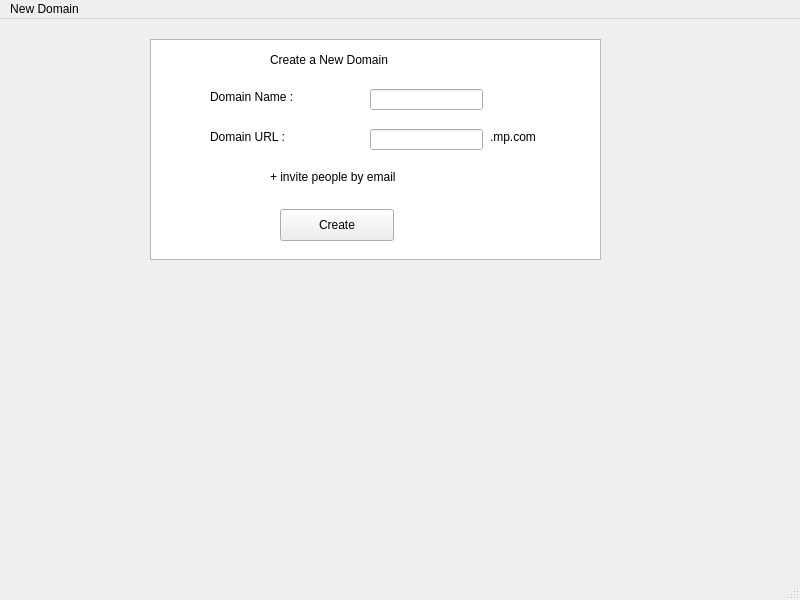
<?xml version="1.0" encoding="UTF-8"?>
<ui version="4.0">
 <class>NewDomain</class>
 <widget class="QMainWindow" name="NewDomain">
  <property name="geometry">
   <rect>
    <x>0</x>
    <y>0</y>
    <width>800</width>
    <height>600</height>
   </rect>
  </property>
  <property name="windowTitle">
   <string>MainWindow</string>
  </property>
  <widget class="QWidget" name="centralwidget">
   <widget class="QLabel" name="label">
    <property name="geometry">
     <rect>
      <x>270</x>
      <y>30</y>
      <width>141</width>
      <height>21</height>
     </rect>
    </property>
    <property name="text">
     <string>Create a New Domain</string>
    </property>
   </widget>
   <widget class="QLabel" name="label_2">
    <property name="geometry">
     <rect>
      <x>210</x>
      <y>70</y>
      <width>101</width>
      <height>16</height>
     </rect>
    </property>
    <property name="text">
     <string>Domain Name :</string>
    </property>
   </widget>
   <widget class="QLabel" name="label_3">
    <property name="geometry">
     <rect>
      <x>210</x>
      <y>110</y>
      <width>91</width>
      <height>16</height>
     </rect>
    </property>
    <property name="text">
     <string>Domain URL :</string>
    </property>
   </widget>
   <widget class="QLineEdit" name="lineEdit">
    <property name="geometry">
     <rect>
      <x>370</x>
      <y>70</y>
      <width>113</width>
      <height>21</height>
     </rect>
    </property>
   </widget>
   <widget class="QLineEdit" name="lineEdit_2">
    <property name="geometry">
     <rect>
      <x>370</x>
      <y>110</y>
      <width>113</width>
      <height>21</height>
     </rect>
    </property>
   </widget>
   <widget class="QLabel" name="label_4">
    <property name="geometry">
     <rect>
      <x>490</x>
      <y>110</y>
      <width>59</width>
      <height>16</height>
     </rect>
    </property>
    <property name="text">
     <string>.mp.com</string>
    </property>
   </widget>
   <widget class="QLabel" name="label_5">
    <property name="geometry">
     <rect>
      <x>270</x>
      <y>150</y>
      <width>151</width>
      <height>16</height>
     </rect>
    </property>
    <property name="text">
     <string>+ invite people by email</string>
    </property>
   </widget>
   <widget class="QPushButton" name="pushButton">
    <property name="geometry">
     <rect>
      <x>280</x>
      <y>190</y>
      <width>114</width>
      <height>32</height>
     </rect>
    </property>
    <property name="text">
     <string>Create</string>
    </property>
   </widget>
   <widget class="QListWidget" name="listWidget">
    <property name="geometry">
     <rect>
      <x>150</x>
      <y>20</y>
      <width>451</width>
      <height>221</height>
     </rect>
    </property>
   </widget>
   <zorder>listWidget</zorder>
   <zorder>label</zorder>
   <zorder>label_2</zorder>
   <zorder>label_3</zorder>
   <zorder>lineEdit</zorder>
   <zorder>lineEdit_2</zorder>
   <zorder>label_4</zorder>
   <zorder>label_5</zorder>
   <zorder>pushButton</zorder>
  </widget>
  <widget class="QMenuBar" name="menubar">
   <property name="geometry">
    <rect>
     <x>0</x>
     <y>0</y>
     <width>800</width>
     <height>22</height>
    </rect>
   </property>
   <widget class="QMenu" name="menuHelloWorld">
    <property name="title">
     <string>New Domain</string>
    </property>
   </widget>
   <addaction name="menuHelloWorld"/>
  </widget>
  <widget class="QStatusBar" name="statusbar"/>
 </widget>
 <resources/>
 <connections/>
</ui>
